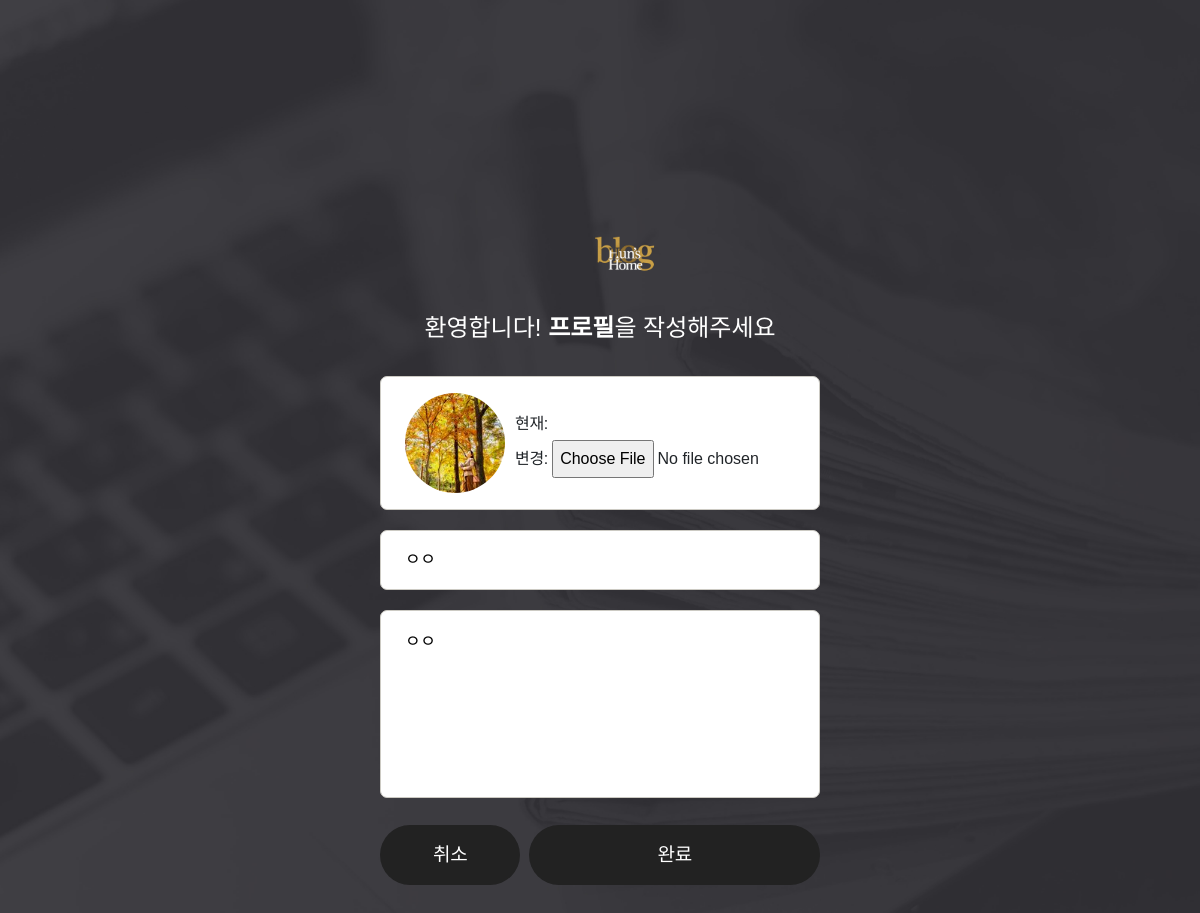
Before: /set-profile/ (signed in) with the older database file.
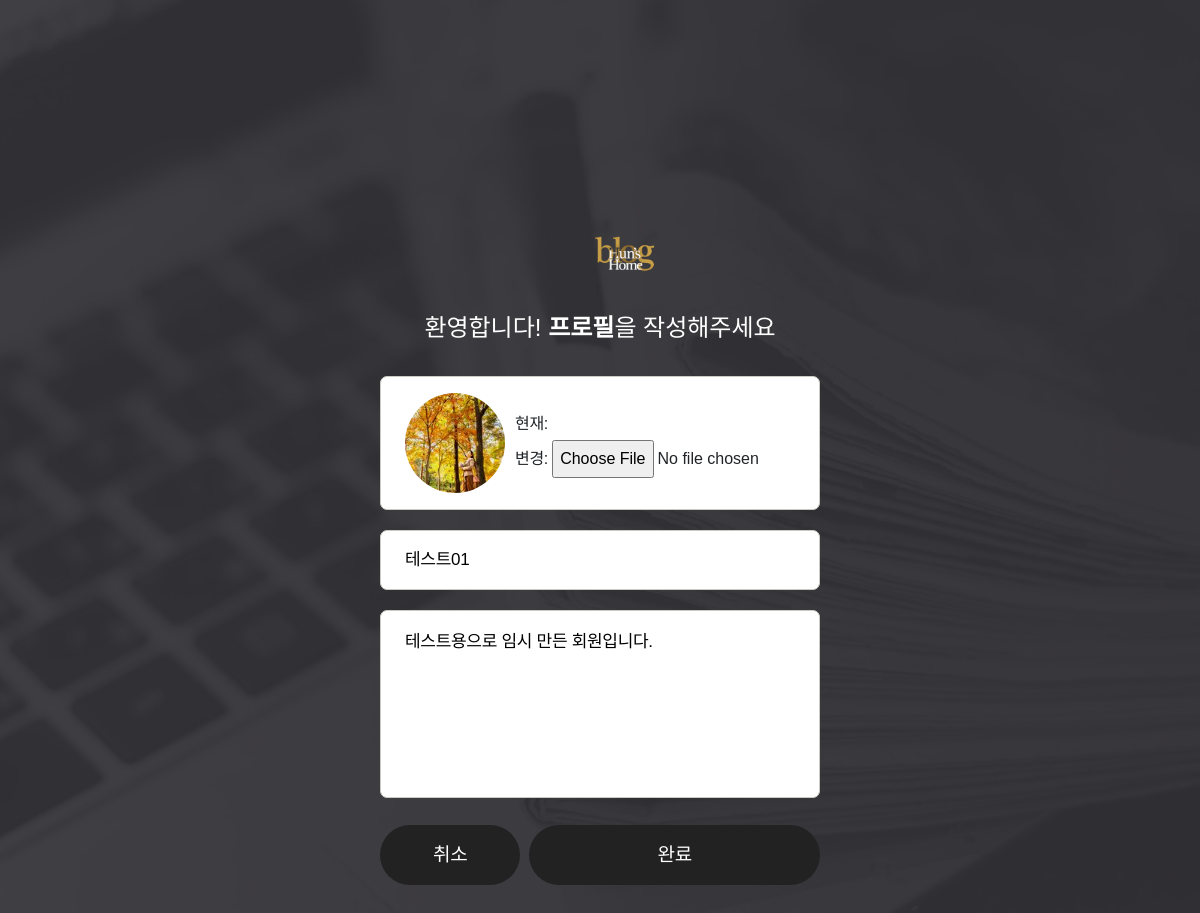
After: the same page with the newer database file.
### blog/models.py (models this page shows, shortened)
class User(AbstractUser):
    nickname = models.CharField(
        max_length=15,
        unique=True,
        null=True,
        validators=[validate_no_special_characters],
        error_messages={'unique': '이미 사용중인 닉네임입니다.'},
    )
    profile_pic = models.ImageField(default='default_profile_pic.jpg', upload_to='profile_pics')
    intro = models.CharField(max_length=60, blank=True)

### blog/views.py (the view, shortened to what this page needs)
# urls.py: path('set-profile/', views.ProfileSetView.as_view(), name='profile-set'),
class ProfileSetView(LoginRequiredMixin, UpdateView):
    model = User
    form_class = ProfileForm
    template_name = 'blog/profile/profile_set_form.html'
    def get_object(self, queryset=None):
        return self.request.user

### blog/forms.py
class ProfileForm(forms.ModelForm):
    class Meta:
        model = User
        fields = ['nickname', 'profile_pic', 'intro']
        widgets = {
            'intro': forms.Textarea,
        }

### blog/templates/blog/profile/profile_set_form.html (shortened to what this page needs)
{% extends "blog_base/base.html" %}
{% load static %}
{% load widget_tweaks %}
{% block content %}
<div class="account-background">
  <main class="profile-form">
    <div class="logo">
      <img class="logo" src="{% static 'blog/images/logo.png' %}" alt="Hun's Home Logo">
    </div>
    <p class="welcome-message">
      환영합니다! <strong>프로필</strong>을 작성해주세요
    </p>
    <form method="post" enctype="multipart/form-data" autocomplete="off">
      <div class="profile">
        <div id="profilePic" class="profile-pic cp-avatar large" style="background-image: url('{{ user.profile_pic.url }}')"></div>
        <div class="file">
          {{ form.profile_pic|add_class:"file-input"|attr:"id:id_profile_pic"|attr:"accept:image/*" }}
        </div>
      </div>
      <div class="nickname">
        {{ form.nickname|add_class:"cp-input"|add_error_class:"error"|attr:"placeholder:닉네임" }}
      </div>
      <div class="content">
        {{ form.intro|add_class:"cp-input"|add_error_class:"error"|attr:"placeholder:자신을 소개해 주세요!" }}
      </div>
      <div class="buttons">
        <a class="cp-button secondary cancel" href="{% url 'index' %}?skip_profile=1">취소</a>
        <button class="cp-button" type="submit">완료</button>
      </div>
    </form>
  </main>
</div>
{% endblock content %}

Changed rows visible on the page:
changed User: nickname "ㅇㅇ" → "테스트01"; intro "ㅇㅇ" → "테스트용으로 임시 만든 회원입니다."
